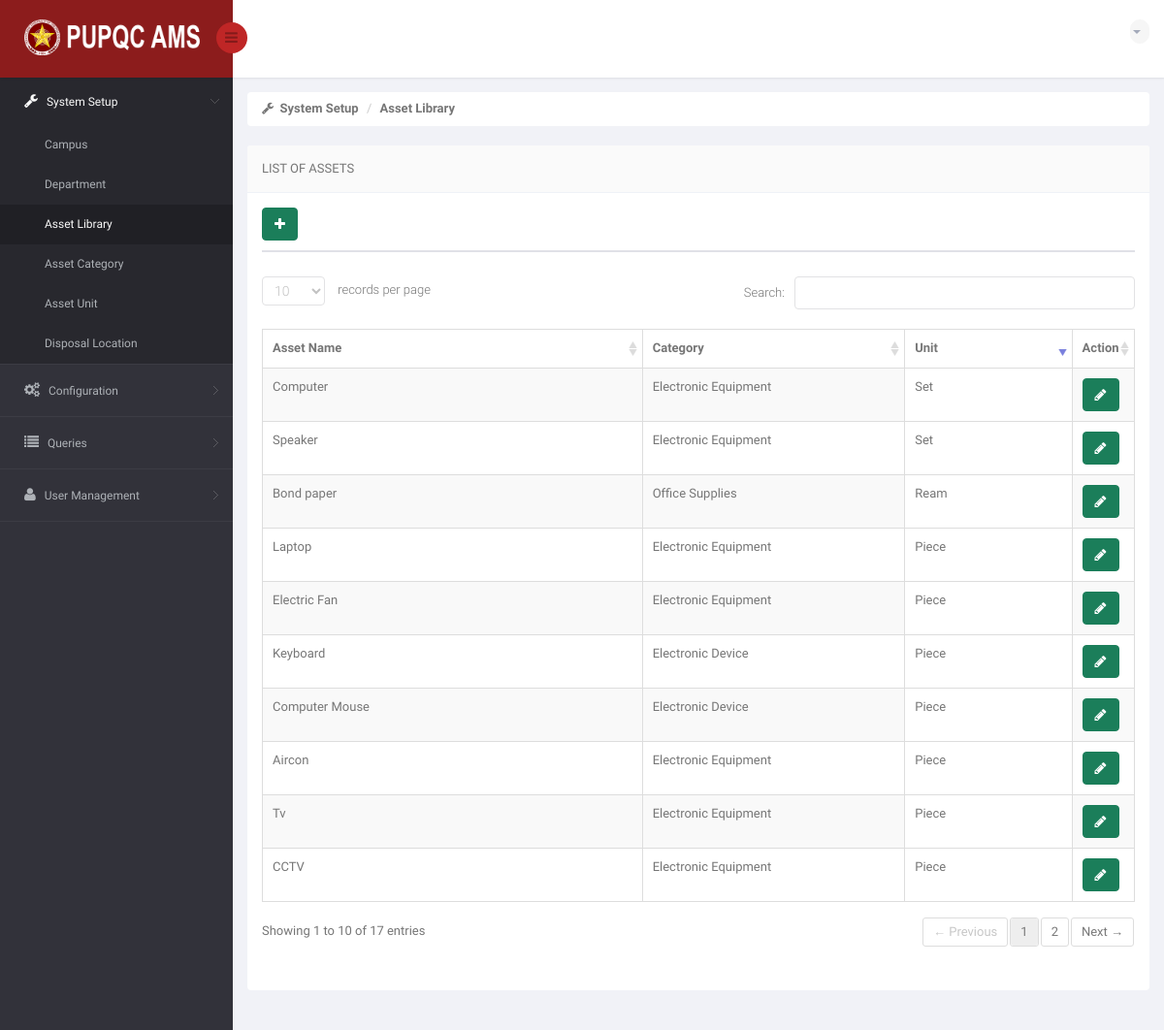
Before: /DIR/Administrator/ADAssetType.php (signed in) with the older database file.
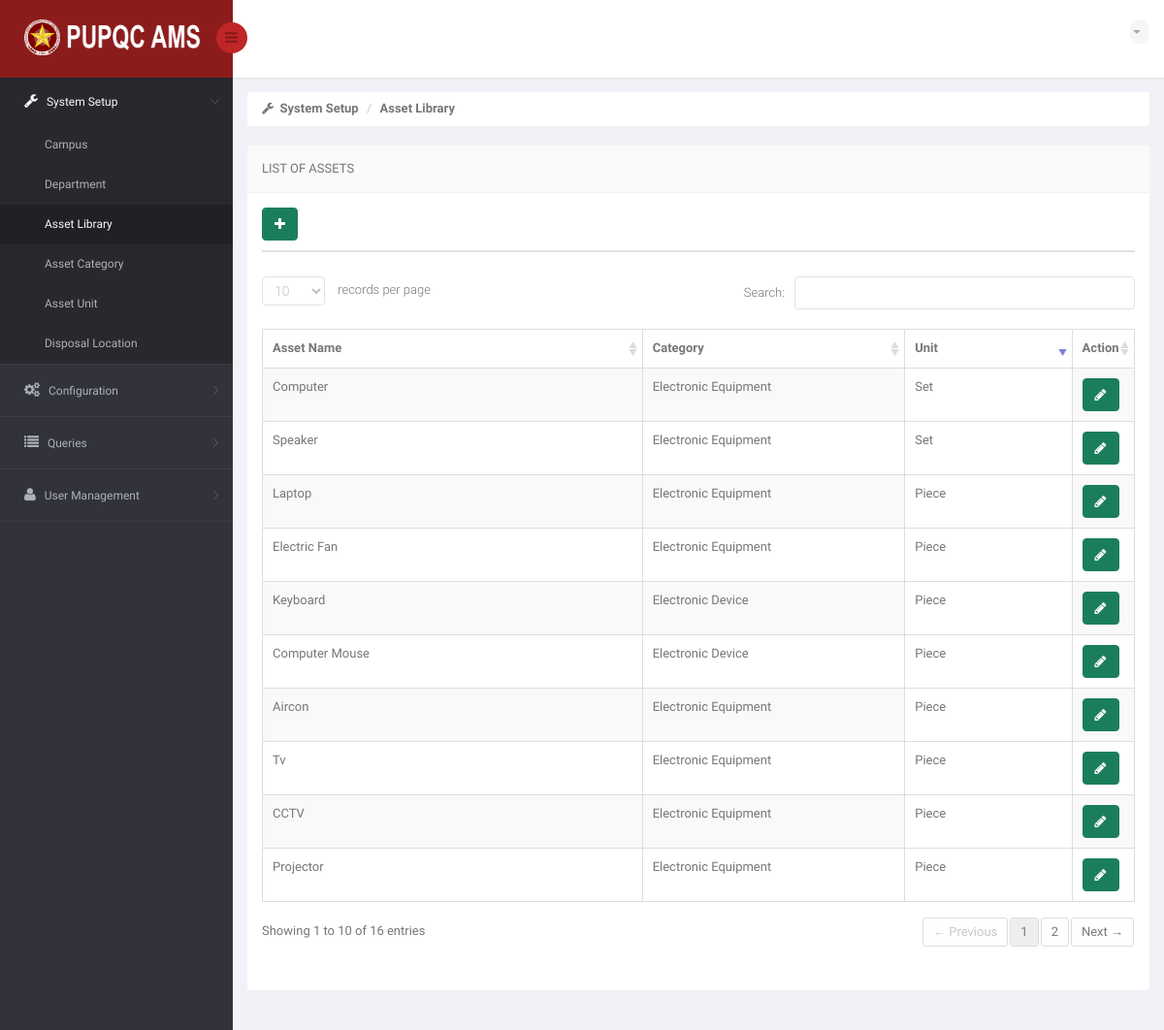
After: the same page with the newer database file.
### tables this page shows
CREATE TABLE `ams_r_asset_library` (
  `AL_ID` int(11) NOT NULL,
  `AL_NAME` varchar(150) NOT NULL,
  `UNT_ID` int(11) NOT NULL,
  `AC_ID` int(11) NOT NULL
);

CREATE TABLE `ams_r_asset_category` (
  `AC_ID` int(11) NOT NULL,
  `AC_NAME` varchar(30) NOT NULL
);

CREATE TABLE `ams_r_asset_unit` (
  `UNT_ID` int(11) NOT NULL,
  `UNT_NAME` varchar(30) NOT NULL
);

### DIR/Administrator/ADAssetType.php (the view, shortened to what this page needs)
<!DOCTYPE html>
<html lang="en">
<head>
    <link href="../../bs3/css/bootstrap.min.css" rel="stylesheet">
    <link href="../../css/bootstrap-reset.css" rel="stylesheet">
    <link href="../../font-awesome/css/font-awesome.css" rel="stylesheet" />
    <link href="../../js/advanced-datatable/css/demo_page.css" rel="stylesheet" />
    <link href="../../js/advanced-datatable/css/demo_table.css" rel="stylesheet" />
    <link rel="stylesheet" href="../../js/data-tables/DT_bootstrap.css" />
    <link href="../../css/style.css" rel="stylesheet">
    <link href="../../css/style-responsive.css" rel="stylesheet" />
    <link href="../../js/iCheck/skins/minimal/minimal.css" rel="stylesheet">
    <link href="../../js/iCheck/skins/minimal/red.css" rel="stylesheet">
    <link href="../../js/iCheck/skins/minimal/green.css" rel="stylesheet">
    <link href="../../js/iCheck/skins/minimal/blue.css" rel="stylesheet">
    <link href="../../js/iCheck/skins/minimal/yellow.css" rel="stylesheet">
    <link href="../../js/iCheck/skins/minimal/purple.css" rel="stylesheet">
    <link href="../../js/iCheck/skins/square/square.css" rel="stylesheet">
    <link href="../../js/iCheck/skins/square/red.css" rel="stylesheet">
    <link href="../../js/iCheck/skins/square/green.css" rel="stylesheet">
    <link href="../../js/iCheck/skins/square/blue.css" rel="stylesheet">
    <link href="../../js/iCheck/skins/square/yellow.css" rel="stylesheet">
    <link href="../../js/iCheck/skins/square/purple.css" rel="stylesheet">
    <link href="../../js/iCheck/skins/flat/grey.css" rel="stylesheet">
    <link href="../../js/iCheck/skins/flat/red.css" rel="stylesheet">
    <link href="../../js/iCheck/skins/flat/green.css" rel="stylesheet">
    <link href="../../js/iCheck/skins/flat/blue.css" rel="stylesheet">
    <link href="../../js/iCheck/skins/flat/yellow.css" rel="stylesheet">
    <link href="../../js/iCheck/skins/flat/purple.css" rel="stylesheet">
    <link rel="stylesheet" type="text/css" href="../../js/select2/select2.css" />
    <link rel="stylesheet" type="text/css" href="../../js/bootstrap-daterangepicker/daterangepicker-bs3.css" />
    <link rel="stylesheet" type="text/css" href="../../js/bootstrap-datetimepicker/css/datetimepicker.css" />
    <link rel="stylesheet" type="text/css" href="../../js/bootstrap-datepicker/css/datepicker.css" />
    <link href="../../js/plugins/sweetalert/sweetalert.css" type="text/css" rel="stylesheet" media="screen,projection">
</head>
<body>
<section id="container" >
<header class="header fixed-top clearfix">
<div class="brand">
    <a href="ADCampus.php" class="logo">
        <img src="../../images/pupqcnew.png" style="width: 193px; height: 37px;" alt="">
    </a>
    <div class="sidebar-toggle-box">
        <div class="fa fa-bars"></div>
    </div>
</div>
<div class="top-nav clearfix">
    <ul class="nav pull-right top-menu">
        <li class="dropdown">
            <a data-toggle="dropdown" class="dropdown-toggle" href="#">
                <?php
                    include('../Connection/db.php');
                  ?>
                <b class="caret"></b>
            </a>
        </li>
    </ul>
</div>
</header>
<aside>
    <div id="sidebar" class="nav-collapse">
        <div class="leftside-navigation">
            <ul class="sidebar-menu" id="nav-accordion">
                <li class="sub-menu">
                    <a href="javascript:;" class="active">
                        <i class="fa fa-wrench"></i>
                        <span>System Setup</span>
                    </a>
                    <ul class="sub">
                        <li><a href="ADCampus.php">Campus</a></li>
                        <li><a href="ADDepartment.php">Department</a></li>
                        <li class="active"><a href="ADAssetType.php">Asset Library</a></li>
                        <li><a href="ADAssetCategory.php">Asset Category</a></li>
                        <li><a href="ADAssetUnit.php">Asset Unit</a></li>
                        <li><a href="ADRequestingPerson.php">Disposal Location</a></li>
                    </ul>
                </li>
                <li class="sub-menu">
                    <a href="javascript:;">
                        <i class="fa fa-gears"></i>
                        <span>Configuration</span>
                    </a>
                </li>
                <li class="sub-menu">
                    <a href="javascript:;">
                        <i class="fa fa-list"></i>
                        <span>Queries</span>
                    </a>
                </li>
                <li class="sub-menu">
                    <a href="javascript:;">
                        <i class="fa fa-user"></i>
                        <span>User Management</span>
                    </a>
                </li>
            </ul>
        </div>
    </div>
</aside>
    <section id="main-content">
        <section class="wrapper">
            <div class="row">
                <div class="col-md-12">
                    <ul class="breadcrumb">
                        <li><i class="fa fa-wrench"></i><strong> &nbsp;System Setup</strong></li>
                        <li><strong>Asset Library</strong></li>
                    </ul>
                </div>
            </div>
            <div class="row">
                <div class="col-sm-12">
                    <section class="panel">
                        <header class="panel-heading">
                            List of Assets
                        </header>
                        <div class="panel-body">
                            <div class="row">
                                <div class="col-md-12">
                                    <a data-toggle="modal" class="btn btn-success" href="#myModalAdd"><i class="fa fa-plus"></i></a>
                                </div>
                            </div>
                            <div class="row">
                                <div class="col-md-12">
                                    <div style="padding: 1px; margin-bottom: 10px; margin-top: 10px; background-color: #E0E1E7;">
                                    </div>
                                </div>
                            </div>
                            <div class="adv-table">
                                <table  class="display table table-bordered table-striped tblCampusData" id="dynamic-table">
                                    <thead>
                                        <tr>
                                            <th style="width: 430px">Asset Name</th>
                                            <th style="width: 300px">Category</th>
                                            <th style="width: 200px">Unit</th>
                                            <th style="width: 70px">Action</th>
                                        </tr>
                                    </thead>
                                    <tbody>
                                    <?php
                                        $sql = "SELECT ams_r_asset_library.AL_ID, ams_r_asset_library.AL_NAME, ams_r_asset_category.AC_NAME, ams_r_asset_category.AC_ID, ams_r_asset_unit.UNT_ID, ams_r_asset_unit.UNT_NAME FROM ams_r_asset_library JOIN ams_r_asset_category ON ams_r_asset_library.AC_ID = ams_r_asset_category.AC_ID JOIN ams_r_asset_unit ON ams_r_asset_library.UNT_ID = ams_r_asset_unit.UNT_ID";
                                        $result = mysqli_query($connection, $sql) or die("Bad Query: $sql");
                                        while($row = mysqli_fetch_assoc($result))
                                            {
                                              $id = $row['AL_ID'];
                                              $aname = $row['AL_NAME'];
                                              $aUnit = $row['UNT_NAME'];
                                              $aCat = $row['AC_NAME'];
                                    ?>
                                        <tr class="gradeX"">
                                            <td> <?php echo $aname; ?> </td>
                                            <td> <?php echo $aCat; ?> </td>
                                            <td> <?php echo $aUnit; ?> </td>
                                            <td>
                                                <a data-toggle="modal" class="btn btn-success updateCampus" href="#myModalUpdate<?php echo $id ?>"><i class="fa fa-pencil"></i></a>
                                            </td>
                                        </tr>
                                    <?php
                                        }
                                    ?>
                                    </tbody>
                                </table>
                            </div>
                        </div>
                    </section>
                </div>
            </div>
        </section>
    </section>
</section>
</body>
</html>

### js/advanced-datatable/css/demo_table.css (style rules this page uses)
table.display { margin: 0 auto; clear: both; width: 100%; }
table.display thead th { padding: 3px 18px 3px 10px; border-bottom: 1px solid black; font-weight: bold; cursor: pointer; * cursor: hand; }
table.display td { padding: 3px 10px; }
.sorting_desc { background: url('../images/sort_desc.png') no-repeat center right; }
.sorting { background: url('../images/sort_both.png') no-repeat center right; }
table.display tr.odd.gradeX { background-color: #ffdddd; }
table.display tr.even.gradeX { background-color: #ffeeee; }
tr.odd { background-color: #F9F9F9; }
tr.even { background-color: white; }
tr.odd td.sorting_1 { background-color: #D3D6FF; }
tr.even td.sorting_1 { background-color: #EAEBFF; }
tr.odd.gradeX td.sorting_1 { background-color: #ffc4c4; }
tr.even.gradeX td.sorting_1 { background-color: #ffd5d5; }
table.display tr.gradeX { background-color: #ffdddd; }

Changed rows visible on the page:
removed ams_r_asset_library: AL_NAME "Bond paper", AC_ID.AC_NAME "Office Supplies", UNT_ID.UNT_NAME "Ream"
now on this page (row unchanged): ams_r_asset_library: AL_NAME "Projector", AC_ID.AC_NAME "Electronic Equipment", UNT_ID.UNT_NAME "Piece"
Other visible differences:
text written by a page script: "records per page Search: Showing 1 to 10 of 17 entries ← Previous 1 2 Next →" → "records per page Search: Showing 1 to 10 of 16 entries ← Previous 1 2 Next →"
